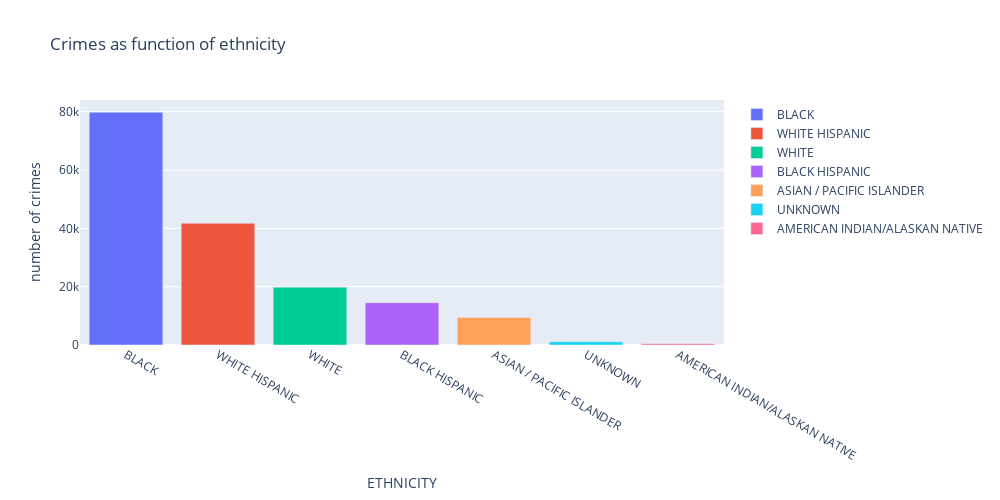

The cell this chart's notebook holds for it:
### Code cell
fig= px.bar(ethnicity,'ethnicity', 'ocurrences',color='ethnicity',width=1000, height=500,orientation = 'v',labels={'ocurrences':'number of crimes'},title ="Crimes as function of ethnicity",)

fig.for_each_trace(
    lambda trace: trace.update(name=next(continents)),
)

fig.update_xaxes(title='ETHNICITY')

fig.show()

### Figure 1 — Plotly figure (JSON) as saved in the notebook; plotly's stock layout.template omitted (floating-point values rounded to 4 significant figures)
{"data": [{"alignmentgroup": "True", "hoverlabel": {"namelength": 0}, "hovertemplate": "ethnicity=%{x}<br>number of crimes=%{y}", "legendgroup": "ethnicity=BLACK", "marker": {"color": "#636efa"}, "name": "BLACK", "offsetgroup": "ethnicity=BLACK", "orientation": "v", "showlegend": true, "textposition": "auto", "type": "bar", "x": ["BLACK"], "xaxis": "x", "y": [79808], "yaxis": "y"}, {"alignmentgroup": "True", "hoverlabel": {"namelength": 0}, "hovertemplate": "ethnicity=%{x}<br>number of crimes=%{y}", "legendgroup": "ethnicity=WHITE HISPANIC", "marker": {"color": "#EF553B"}, "name": "WHITE HISPANIC", "offsetgroup": "ethnicity=WHITE HISPANIC", "orientation": "v", "showlegend": true, "textposition": "auto", "type": "bar", "x": ["WHITE HISPANIC"], "xaxis": "x", "y": [41730], "yaxis": "y"}, {"alignmentgroup": "True", "hoverlabel": {"namelength": 0}, "hovertemplate": "ethnicity=%{x}<br>number of crimes=%{y}", "legendgroup": "ethnicity=WHITE", "marker": {"color": "#00cc96"}, "name": "WHITE", "offsetgroup": "ethnicity=WHITE", "orientation": "v", "showlegend": true, "textposition": "auto", "type": "bar", "x": ["WHITE"], "xaxis": "x", "y": [19841], "yaxis": "y"}, {"alignmentgroup": "True", "hoverlabel": {"namelength": 0}, "hovertemplate": "ethnicity=%{x}<br>number of crimes=%{y}", "legendgroup": "ethnicity=BLACK HISPANIC", "marker": {"color": "#ab63fa"}, "name": "BLACK HISPANIC", "offsetgroup": "ethnicity=BLACK HISPANIC", "orientation": "v", "showlegend": true, "textposition": "auto", "type": "bar", "x": ["BLACK HISPANIC"], "xaxis": "x", "y": [14510], "yaxis": "y"}, {"alignmentgroup": "True", "hoverlabel": {"namelength": 0}, "hovertemplate": "ethnicity=%{x}<br>number of crimes=%{y}", "legendgroup": "ethnicity=ASIAN / PACIFIC ISLANDER", "marker": {"color": "#FFA15A"}, "name": "ASIAN / PACIFIC ISLANDER", "offsetgroup": "ethnicity=ASIAN / PACIFIC ISLANDER", "orientation": "v", "showlegend": true, "textposition": "auto", "type": "bar", "x": ["ASIAN / PACIFIC ISLANDER"], "xaxis": "x", "y": [9418], "yaxis": "y"}, {"alignmentgroup": "True", "hoverlabel": {"namelength": 0}, "hovertemplate": "ethnicity=%{x}<br>number of crimes=%{y}", "legendgroup": "ethnicity=UNKNOWN", "marker": {"color": "#19d3f3"}, "name": "UNKNOWN", "offsetgroup": "ethnicity=UNKNOWN", "orientation": "v", "showlegend": true, "textposition": "auto", "type": "bar", "x": ["UNKNOWN"], "xaxis": "x", "y": [1113], "yaxis": "y"}, {"alignmentgroup": "True", "hoverlabel": {"namelength": 0}, "hovertemplate": "ethnicity=%{x}<br>number of crimes=%{y}", "legendgroup": "ethnicity=AMERICAN INDIAN/ALASKAN NATIVE", "marker": {"color": "#FF6692"}, "name": "AMERICAN INDIAN/ALASKAN NATIVE", "offsetgroup": "ethnicity=AMERICAN INDIAN/ALASKAN NATIVE", "orientation": "v", "showlegend": true, "textposition": "auto", "type": "bar", "x": ["AMERICAN INDIAN/ALASKAN NATIVE"], "xaxis": "x", "y": [466], "yaxis": "y"}], "layout": {"barmode": "relative", "height": 500, "legend": {"tracegroupgap": 0}, "title": {"text": "Crimes as function of ethnicity"}, "width": 1000, "xaxis": {"anchor": "y", "categoryarray": ["BLACK", "WHITE HISPANIC", "WHITE", "BLACK HISPANIC", "ASIAN / PACIFIC ISLANDER", "UNKNOWN", "AMERICAN INDIAN/ALASKAN NATIVE"], "categoryorder": "array", "domain": [0, 1], "title": {"text": "ETHNICITY"}}, "yaxis": {"anchor": "x", "domain": [0, 1], "title": {"text": "number of crimes"}}}}
